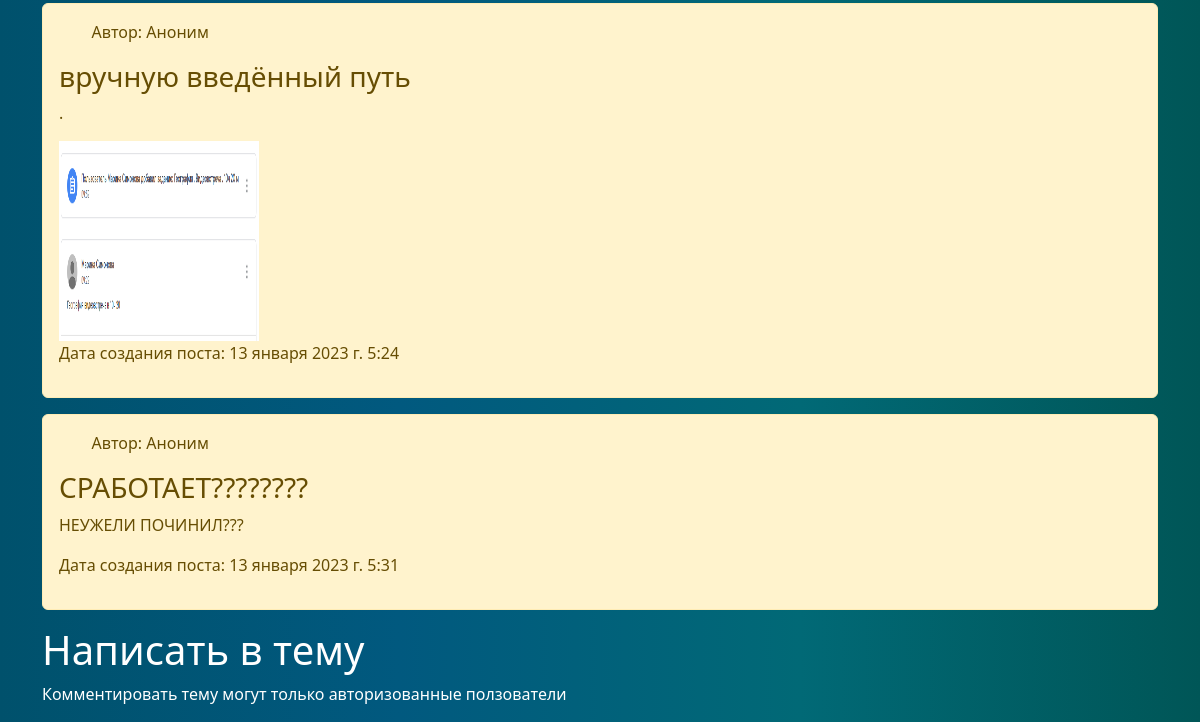
/theme/12 (lower part), run on an earlier commit of the app's database.
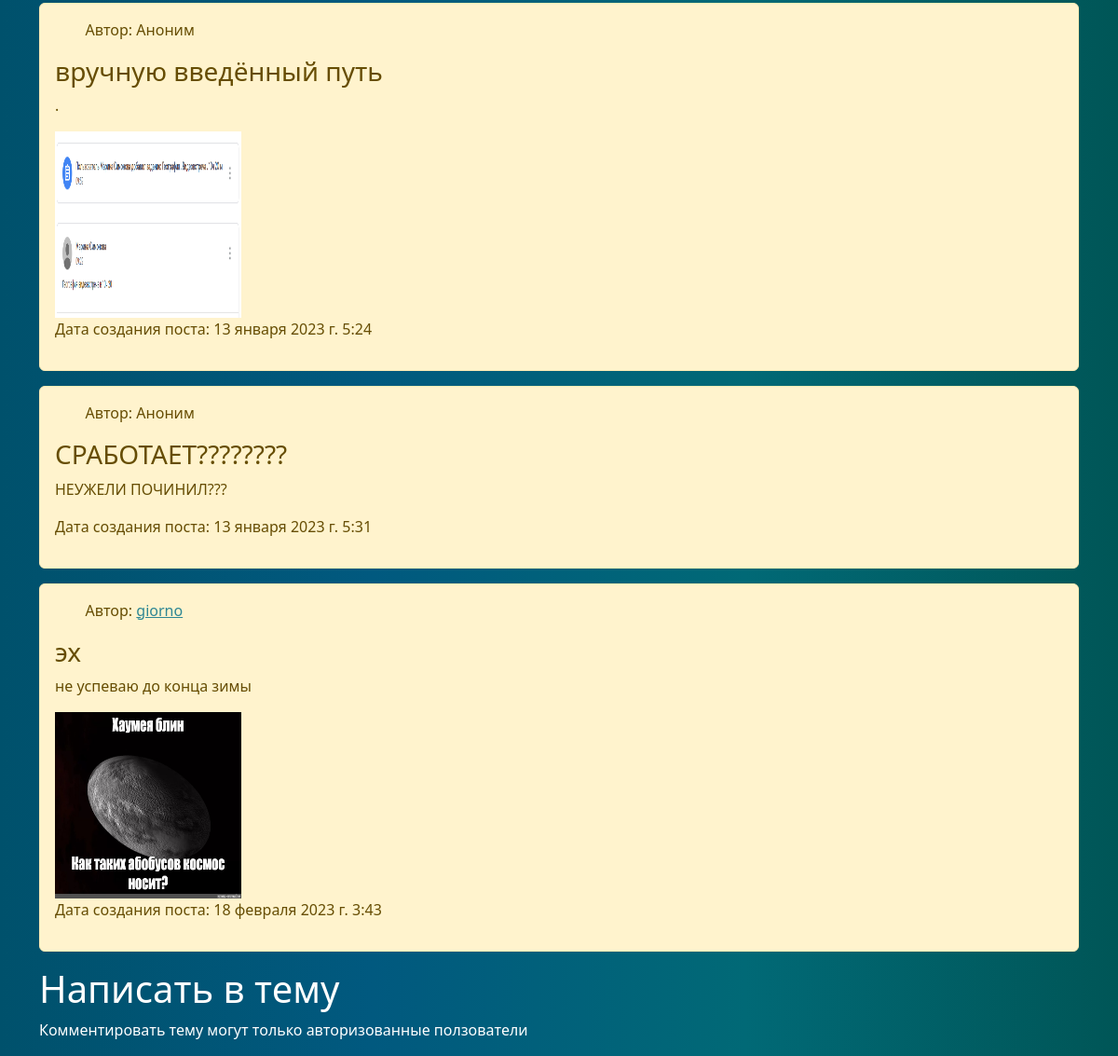
And on a later commit of the database.
### main/models.py (models this page shows, shortened)
class Post(models.Model):
    theme = models.CharField('Тема', max_length=70)
    text = models.TextField('Пост')
    post_picture = models.ImageField(upload_to='communication_pictures/posts/%Y/%m/%d/', blank=True)
    create_time = models.DateTimeField(auto_now_add=True)
    update_time = models.DateTimeField(auto_now=True)
    parent_theme = models.ForeignKey('Theme', on_delete=CASCADE, blank=True)
    author = models.ForeignKey('auth.User', to_field='username', on_delete=PROTECT, null=True)
    class Meta:
        verbose_name = 'Пост'
        verbose_name_plural = 'Посты'

### main/views.py (the view, shortened to what this page needs)
# urls.py: path('theme/<int:theme_id>', views.theme, name='theme'),
def theme(request, theme_id):
    main_theme = Theme.objects.get(pk=theme_id)
    posts_related = Post.objects.filter(parent_theme_id=theme_id)
    error = ''
    form = PostForm()
    context = {
        'theme_id': theme_id,
        'main_theme': main_theme,
        'posts_related': posts_related,
        'error': error,
        'form': form
    }
    return render(request, 'main/theme.html', context)

### main/templates/main/theme.html (shortened to what this page needs)
{% extends 'main/base.html' %}
{% block content %}
{% if main_theme %}
{% if posts_related %}
{% for post in posts_related %}
<div class="alert-warning alert mt-2">
    <p style="margin-left: 3%">Автор: {% if post.author_id %} <a href="{% url '/accounts/profile' main_theme.author_id %}" class="main-website-color">{{post.author_id}}</a> {% else %} Аноним {% endif %}</p>
    <h3>{{ post.theme }}</h3>
    <p>{{ post.text }}</p>
    {% if post.post_picture %}
        <img src="{{ post.post_picture.url }}" alt="Медиа-вложение поста" width="200" height="200">
    {% endif %}
    <p>Дата создания поста: {{ post.create_time }}</p>
</div>
{% endfor %}
{% else %}
<div class="alert-danger alert mt-2">
    <p>Тему ещё никто не комментировал</p>
</div>
{% endif %}
{% else %}
<div class="alert-danger alert mt-2">
    <p>Темы нет</p>
</div>
{% endif %}
<h1 class="text-white">Написать в тему</h1>
{% if request.user.is_authenticated %}
    <form method="post" enctype="multipart/form-data">
        {% csrf_token %}
        {{ form.theme }} <br>
        {{ form.text }} <br>
        {{ form.post_picture }} <br>
        {{ form.captcha }}
        <p class="text-danger">{{ error }}</p>
        <button type="submit" class="btn btn-success mt-5">Запостить</button>
    </form>
{% else %}
    <p class="text-white">Комментировать тему могут только авторизованные ползователи</p>
{% endif %}
{% endblock %}

### main/templates/main/base.html (shortened to what this page needs)
{% load static %}
<!doctype html>
<html lang="en">
<head>
    <link rel="stylesheet" href="https://cdn.jsdelivr.net/npm/bootstrap@5.2.2/dist/css/bootstrap.min.css"
>
    <link type="text/css" rel="stylesheet" href="{% static 'main/css/styles.css' %}">
</head>
<body>
<div class="container">{% block content %}{% endblock %}</div>
</body>
</html>

### main/static/main/css/styles.css (style rules this page uses)
body { background: linear-gradient(to right, rgb(0, 81, 108), rgb(1, 89, 127), rgb(1, 105, 118), rgb(0, 86, 87)); background-size: 100%; }
.main-website-color { color: rgb(45, 134, 147); }

What changed in the data, as far as the page shows it:
added Post: author_id "giorno", theme "эх", text "не успеваю до конца зимы", post_picture (picture), create_time "18 февраля 2023 г. 3:43"
